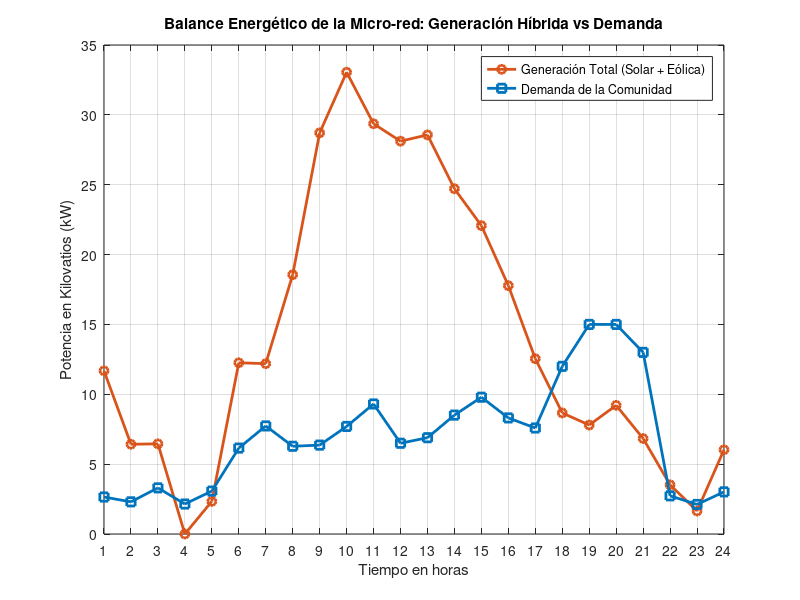

The MATLAB script that drew this image:
%% ========================================================================
% PROYECTO: Sistema Inteligente de Gestión Energética (SIGE)
% RETO 2 - Modelado del Balance Híbrido
% Descripción: Script que simula el comportamiento energético de una
% micro-red durante un ciclo de 24 horas, modelando la generación solar,
% la generación eólica, la generación híbrida total y la demanda de la
% comunidad, para su posterior análisis gráfico.
% ========================================================================

clear; clc; close all;

%% 1. DEFINICIÓN DEL VECTOR TIEMPO
% Vector fila de 24 posiciones, cada una representa una hora del día (1 a 24)
horas = 1:24;

%% 2. GENERACIÓN SOLAR
% Parámetro de diseño: potencia máxima de los paneles solares
P_max_solar = 25;      % kW

% Inicializamos el vector de generación solar en ceros (24 horas)
generacion_solar = zeros(1, 24);

% Definimos el rango de horas de luz solar (horas 6 a 18)
horas_dia = 6:18;

% Ecuación senoidal: modela el ascenso y descenso de la irradiancia solar,
% con valor 0 al amanecer (hora 6) y al atardecer (hora 18), y pico
% máximo (P_max_solar) exactamente al mediodía (hora 12)
generacion_solar(horas_dia) = P_max_solar * sin(pi * (horas_dia - 6) / 12);

% Se garantiza explícitamente que las horas nocturnas (1 a 5 y 19 a 24)
% permanezcan en 0 kW (ya lo están por la inicialización; se refuerza aquí)
generacion_solar([1:5, 19:24]) = 0;

%% 3. GENERACIÓN EÓLICA (AEROGENERADORES)
P_max_eolica = 15;     % kW - potencia nominal máxima de diseño

% Se fija la semilla del generador aleatorio para que la simulación
% sea reproducible en cada ejecución (mismo resultado siempre)
rng(7);

% Se modela una componente base de variación suave (tendencia del viento)
% usando una función senoidal con periodo distinto al de la solar
tendencia_viento = 7 + 4 * sin(2*pi*horas/9 + 1.5);

% Se añade una componente aleatoria (ráfagas de viento) para simular
% las fluctuaciones irregulares características de la velocidad del viento
rafagas = 3 * randn(1, 24);

% Generación eólica total: suma de tendencia + ráfagas
generacion_eolica = tendencia_viento + rafagas;

% Se restringe el vector para que ningún valor sea negativo ni supere
% la potencia máxima nominal del aerogenerador (0 <= P <= 15 kW)
generacion_eolica = max(generacion_eolica, 0);
generacion_eolica = min(generacion_eolica, P_max_eolica);

%% 4. GENERACIÓN HÍBRIDA TOTAL
% Suma elemento a elemento (vectorizada) de la generación solar y eólica
generacion_total = generacion_solar + generacion_eolica;

%% 5. DEMANDA DE LA COMUNIDAD
P_max_demanda = 15;    % kW - potencia máxima de diseño de la demanda

demanda = zeros(1, 24);

% Consumo mínimo nocturno (horas 1 a 5 y 22 a 24): régimen base entre 2-4 kW
horas_min = [1:5, 22:24];
demanda(horas_min) = 2 + (4-2) * rand(1, length(horas_min));

% Consumo diurno (horas 6 a 17): incremento moderado entre 6-10 kW
% (apertura de la escuela y bombeo agrícola)
horas_diurnas = 6:17;
demanda(horas_diurnas) = 6 + (10-6) * rand(1, length(horas_diurnas));

% Pico máximo de demanda (horas 18 a 21): alumbrado público + retorno
% doméstico, alcanzando la potencia máxima de diseño (15 kW)
horas_pico = 18:21;
% Perfil ascendente-descendente que toca el máximo de diseño (15 kW)
% en el centro del intervalo pico
perfil_pico = [12, 15, 15, 13];   % kW
demanda(horas_pico) = perfil_pico;

%% 6. VISUALIZACIÓN GRÁFICA
figure('Name', 'Balance Energético Híbrido - SIGE', 'NumberTitle', 'off');

plot(horas, generacion_total, '-o', 'Color', [0.85 0.33 0.10], 'LineWidth', 2);
hold on;
plot(horas, demanda, '-s', 'Color', [0 0.45 0.74], 'LineWidth', 2);
hold off;

title('Balance Energético de la Micro-red: Generación Híbrida vs Demanda');
xlabel('Tiempo en horas');
ylabel('Potencia en Kilovatios (kW)');
legend('Generación Total (Solar + Eólica)', 'Demanda de la Comunidad', 'Location', 'best');
grid on;
xlim([1 24]);
xticks(1:24);

%% 7. RESUMEN EN CONSOLA (útil para redactar el Análisis Funcional del informe)
fprintf('--- Resumen de la simulación SIGE ---\n');
fprintf('Generación total máxima: %.2f kW (hora %d)\n', max(generacion_total), find(generacion_total==max(generacion_total),1));
fprintf('Demanda máxima: %.2f kW (hora %d)\n', max(demanda), find(demanda==max(demanda),1));

balance = generacion_total - demanda;
horas_superavit = horas(balance >= 0);
horas_deficit = horas(balance < 0);
fprintf('Horas con superávit de energía: %s\n', mat2str(horas_superavit));
fprintf('Horas con déficit de energía (uso de baterías): %s\n', mat2str(horas_deficit));
